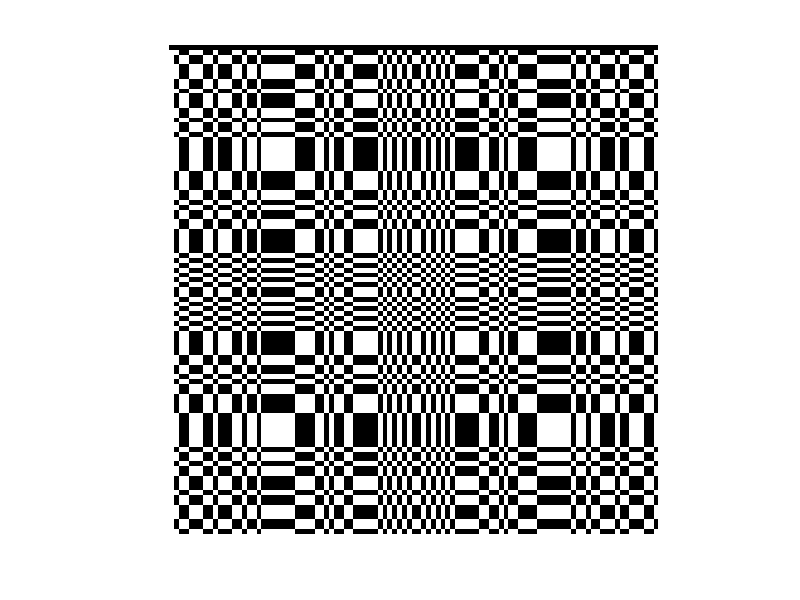
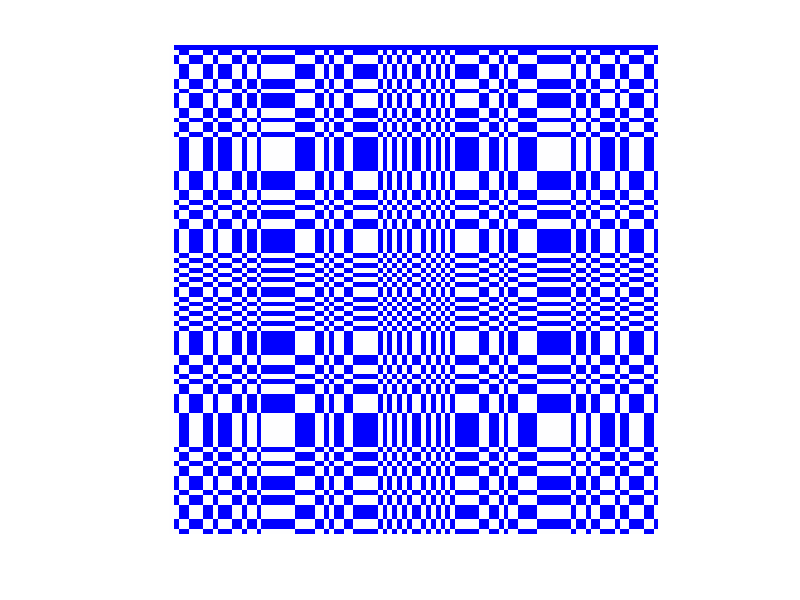
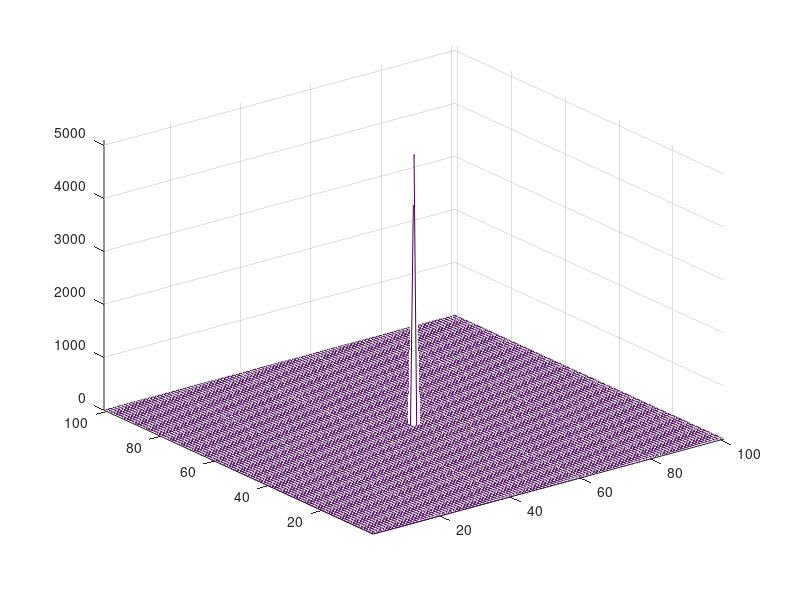

Source code (MATLAB) for these figures, in order:
clear

p = 193;
p = 101;
M = zeros(p);

M(2:end, 1) = 1;

C = -ones(p,1);
for i = 1:p-1
  C(mod(i*i, p)) = 1;
end

for i = 1:p-1
for j = 1:p-1
if (C(i)*C(j) == 1)
     M(i+1,j+1) = 1;
end
end
end

G    = 2*M - ones(p);  % decoding pattern
G(1) = 1;

fG = fft2(G);
fM = fft2(M);
MG = real(ifft2(fG .* fM));

MG = circshift(MG, [(p-1)/2  (p-1)/2]);
%MG = MG .* (abs(MG) > 0.00000001);

figure(1);
imshow(uint8(255*M), 'Border', 'tight');
imagesc(uint8(255*M));
colormap(gray); axis off
axis equal
axis image

H = uint8(255*ones(p, p, 3));
H(:,:,1) = uint8(127*(G+1));
H(:,:,2) = uint8(127*(G+1));


figure(2)
imagesc(H);
axis equal; axis off; axis image


figure(3)
mesh(MG)
set(gca,'XGrid', 'on', 'YGrid', 'on');
set(gca,'ZGrid', 'on');
set(gca, 'XLim', [1 p])
set(gca, 'YLim', [1 p]);
set(gca, 'ZLim', [0 max(max(MG))]);
set(gca, 'ZTick', [0: 1000: max(max(MG))]);



